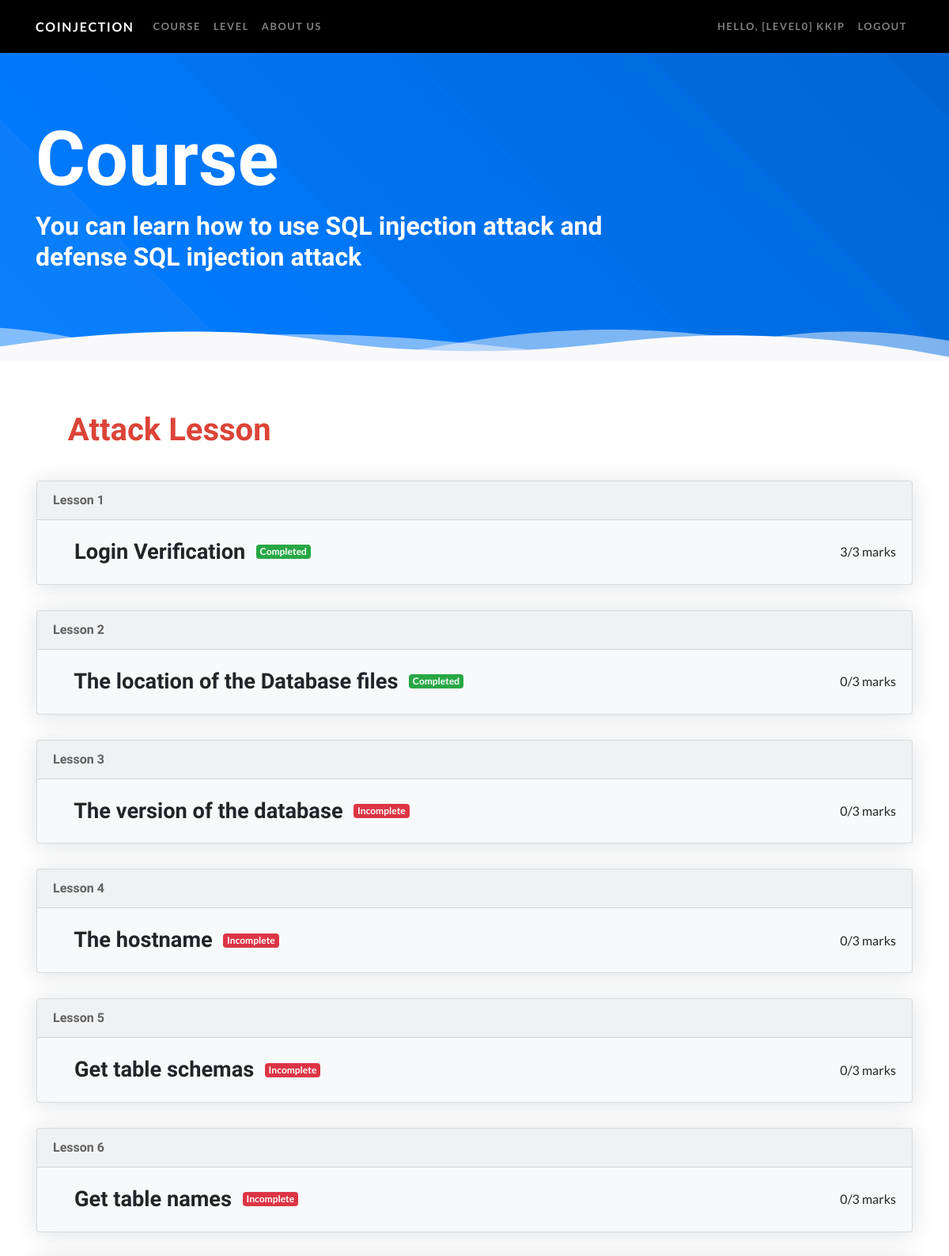
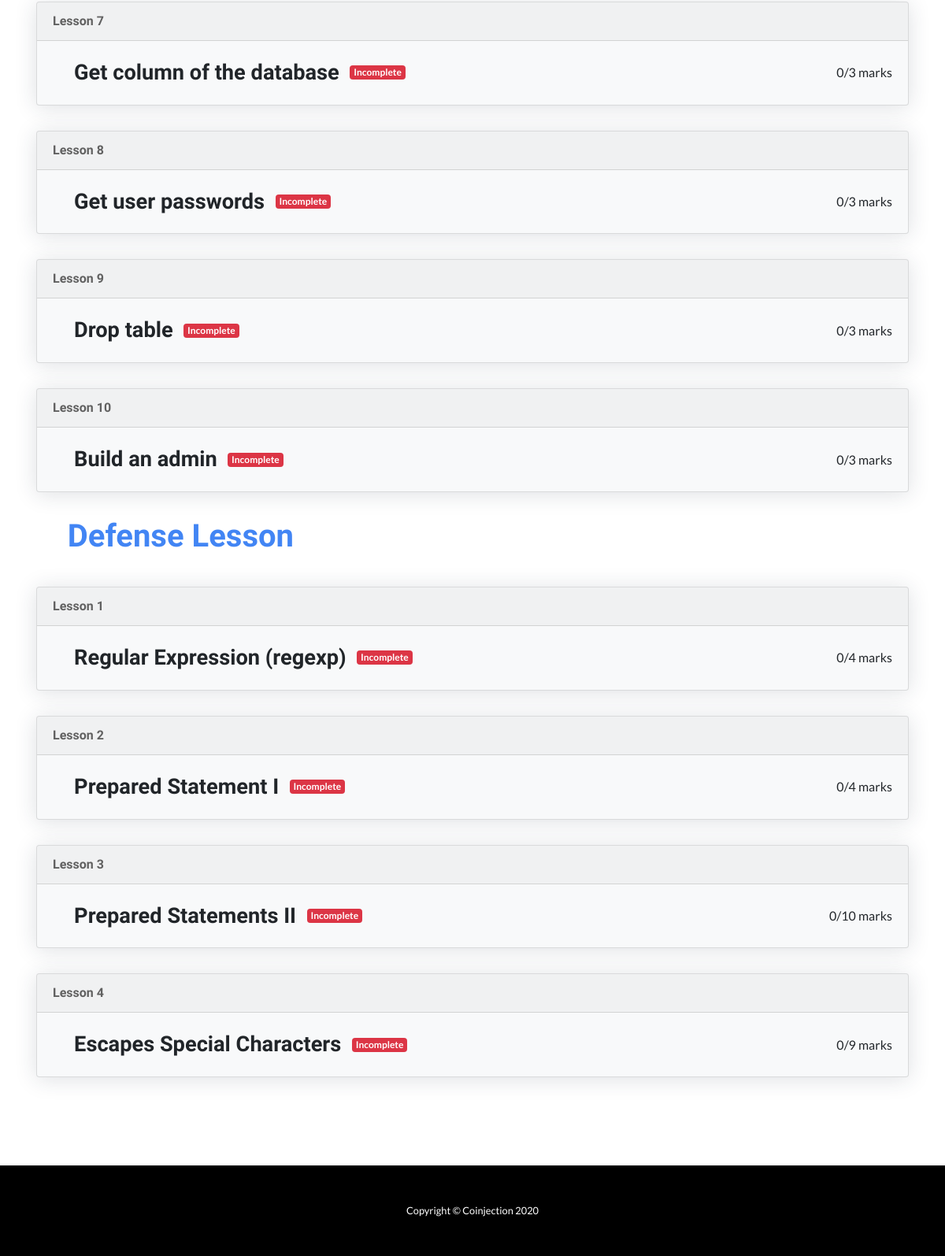
/superailgun.com/course.php (signed in), run on the app's committed database (2 pictures, top to bottom).
### tables this page shows
CREATE TABLE `attack` (
  `username` char(20) NOT NULL,
  `Lesson1` tinyint(1) NOT NULL DEFAULT '0',
  `Lesson1_mark` int(1) DEFAULT '0',
  `Lesson2` tinyint(1) NOT NULL DEFAULT '0',
  `Lesson2_mark` int(1) DEFAULT '0',
  `Lesson3` tinyint(1) NOT NULL DEFAULT '0',
  `Lesson3_mark` int(1) DEFAULT '0',
  `Lesson4` tinyint(1) NOT NULL DEFAULT '0',
  `Lesson4_mark` int(1) DEFAULT '0',
  `Lesson5` tinyint(1) NOT NULL DEFAULT '0',
  `Lesson5_mark` int(1) DEFAULT '0',
  `Lesson6` tinyint(1) NOT NULL DEFAULT '0',
  `Lesson6_mark` int(1) DEFAULT '0',
  `Lesson7` tinyint(1) NOT NULL DEFAULT '0',
  `Lesson7_mark` int(1) DEFAULT '0',
  `Lesson8` tinyint(1) NOT NULL DEFAULT '0',
  `Lesson8_mark` int(1) DEFAULT '0',
  `Lesson9` tinyint(1) NOT NULL DEFAULT '0',
  `Lesson9_mark` int(1) DEFAULT '0',
  `Lesson10` tinyint(1) NOT NULL DEFAULT '0',
  `Lesson10_mark` int(1) DEFAULT '0'
);

CREATE TABLE `defense` (
  `username` char(20) NOT NULL,
  `Lesson1` tinyint(1) NOT NULL DEFAULT '0',
  `Lesson1_mark` int(1) DEFAULT '0',
  `Lesson2` tinyint(1) NOT NULL DEFAULT '0',
  `Lesson2_mark` int(1) DEFAULT '0',
  `Lesson3` tinyint(1) NOT NULL DEFAULT '0',
  `Lesson3_mark` int(1) DEFAULT '0',
  `Lesson4` tinyint(1) NOT NULL DEFAULT '0',
  `Lesson4_mark` int(1) DEFAULT '0'
);

### superailgun.com/course.php (the view, shortened to what this page needs)
<!DOCTYPE html>
<html lang="en">
<head>
    <link href="vendor/bootstrap/css/bootstrap.min.css" rel="stylesheet">
    <link href="css/course.css" rel="stylesheet">
</head>
<body>
<nav class="navbar navbar-expand-lg navbar-dark navbar-custom " id="navbar">
    <div class="container">
        <a class="navbar-brand" href="index.php">Coinjection</a>
        <div class="collapse navbar-collapse" id="navbarResponsive">
            <ul class="navbar-nav mr-auto">
                <li class="nav-item">
                    <a class="nav-link" href="#">Course</a>
                </li>
                <li class="nav-item">
        <a class="nav-link" href="level.php">Level</a>
      </li>
                <li class="nav-item">
                    <a class="nav-link" href="aboutus.php">About us</a>
                </li>
            </ul>
            <ul class="navbar-nav ml-auto">
                <?php session_start();
                if(isset($_SESSION['username'])) {
                    $username1 = $_SESSION['username'];
                    include ("conn/connection.php");
                    $sql = "SELECT * FROM attack WHERE username='$username1' ";
                    $rs = mysqli_query($conn, $sql);
                    $rc = mysqli_fetch_assoc($rs);
                    $attackmarks=0;
                    for($x = 1; $x <= 10; $x++){
                        $attackmarks+=$rc['Lesson'.$x.'_mark'];
                    }
                    $sql = "SELECT * FROM defense WHERE username='$username1' ";
                    $rs = mysqli_query($conn, $sql);
                    $rc = mysqli_fetch_assoc($rs);
                    $defensemarks=0;
                    for($x = 1; $x <= 4; $x++){
                        $defensemarks+=$rc['Lesson'.$x.'_mark'];
                    }
                    $totalmarks= $attackmarks+$defensemarks;
                    $level=0;
                    if($totalmarks<57)
                    $level=5;
                    if($totalmarks<50)
                    $level=4;
                    if($totalmarks<40)
                    $level=3;
                    if($totalmarks<30)
                    $level=2;
                    if($totalmarks<20)
                    $level=1;
                    if($totalmarks<10)
                    $level=0;
                ?>
                    <li class="nav-item">
                        <a class="nav-link" href="level.php">Hello, <?php  echo '[Level'.$level.'] '; echo $_SESSION['username']; ?></a>
                    </li>
                    <li class="nav-item">
                        <a class="nav-link" href="logout.php">logout</a>
                    </li>
                    <?php
                }
                ?>
            </ul>
        </div>
    </div>
</nav>
<header class="masthead masthead-page mb-5">
    <div class="container">
        <div class="row align-items-center">
            <div class="col-lg-8 py-5">
                <h1 class="masthead-heading mb-2">Course</h1>
                <h4 class="masthead-subheading m-0">You can learn how to use SQL injection attack and defense SQL injection attack </h4>
            </div>
        </div>
    </div>
</header>
<section>
    <div class="container">
        <div class="row align-items-center">
            <div class="col-lg-12 p-3" id="attack">
                <h1>&nbsp &nbsp Attack Lesson</h1>
            </div>
        </div>
    </div>
</section>
<?php
include("conn/connection.php");
$attack = array("attack", "Login Verification", "The location of the Database files", "The version of the database", "The hostname", "Get table schemas", "Get table names"
, "Get column of the database", "Get user passwords", "Drop table", "Build an admin");
if(isset($_SESSION['username'])) {
    $username = $_SESSION['username'];
    $sql = "SELECT * FROM attack WHERE username='$username'";
    $rs = mysqli_query($conn, $sql);
    $rc = mysqli_fetch_assoc($rs);
}
for ($x = 1; $x <= 10; $x++) { ?>
<section>
    <div class="container">
        <div class="row align-items-center">
            <div class="col-lg-12 p-3">
                <div class="card bg-light lift custom-card" >
                    <div class="card-header lesson ">Lesson <?php echo $x ?></div>
                    <div class="card-body">
                        <div class="d-flex">
                            <div class="lessontitle">&nbsp &nbsp <?php echo $attack[$x] ?> &nbsp</div>
                            <?php if($rc['Lesson'.$x]==1){ ?>
                            <span class="badge badge-success align-self-center">Completed</span>
                            <?php }else{ ?>
                            <span class="badge badge-danger align-self-center">Incomplete</span>
                            <?php } ?>
                            <div class="marks ml-auto align-self-center "><?php echo $rc['Lesson'.$x.'_mark'] ?>/3 marks</div>
                        </div>
                    </div>
                </div>
            </div>
        </div>
    </div>
</section>
<?php
}
?>
<section>
    <div class="container">
        <div class="row align-items-center">
            <div class="col-lg-12 p-3" style="color:#4285F4;">
                <h1>&nbsp &nbsp Defense Lesson</h1>
            </div>
        </div>
    </div>
</section>
<?php
include("conn/connection.php");
$defense = array("defense", "Regular Expression (regexp)", "Prepared Statement I", "Prepared Statements II", "Escapes Special Characters");
$defensemarks = array("defensemarks", 4, 4, 10, 9);
if(isset($_SESSION['username'])) {
    $username = $_SESSION['username'];
    $sql = "SELECT * FROM defense WHERE username='$username'";
    $rs = mysqli_query($conn, $sql);
    $rc = mysqli_fetch_assoc($rs);
}
for ($x = 1; $x <= 4; $x++) { ?>
    <section>
        <div class="container">
            <div class="row align-items-center">
                <div class="col-lg-12 p-3">
                    <div class="card bg-light lift custom-card" >
                        <div class="card-header lesson ">Lesson <?php echo $x ?></div>
                        <div class="card-body">
                            <div class="d-flex">
                                <div class="lessontitle">&nbsp &nbsp <?php echo $defense[$x] ?> &nbsp</div>
                                <?php if($rc['Lesson'.$x]==1){ ?>
                                    <span class="badge badge-success align-self-center">Completed</span>
                                <?php }else{ ?>
                                    <span class="badge badge-danger align-self-center">Incomplete</span>
                                <?php } ?>
                                <div class="marks ml-auto align-self-center "><?php echo $rc['Lesson'.$x.'_mark'] ?>/<?php echo $defensemarks[$x] ?> marks</div>
                            </div>
                        </div>
                    </div>
                </div>
            </div>
        </div>
    </section>
    <?php
}
?>
<div class="py-5"">
</div>
<footer class="py-5 bg-black">
    <div class="container">
        <p class="m-0 text-center text-white small">Copyright &copy; Coinjection 2020</p>
    </div>
</footer>
</body>
</html>

### superailgun.com/css/course.css (style rules this page uses)
body { font-family: 'Lato'; }
h1, h2, h3, h4, h5, h6 { font-family: 'Catamaran'; font-weight: 800 !important; }
.bg-black { background-color: #000 !important; }
.navbar-custom { padding-top: 1rem; padding-bottom: 1rem; background-color: rgba(0, 0, 0, 1); }
.navbar-custom .navbar-brand { text-transform: uppercase; font-size: 1rem; letter-spacing: 0.1rem; font-weight: 700; }
.navbar-custom .navbar-nav .nav-item .nav-link { text-transform: uppercase; font-size: 0.8rem; font-weight: 700; letter-spacing: 0.1rem; }
.masthead { padding:3rem 0 7rem; position:relative; background-color:#007bff; background-image:url(../img/overlay.svg),linear-gradient(45deg,#007bff 0%,#006fe6 100%); background-size:cover; z-index:0; }
.masthead svg.wave { position:absolute; bottom:-1px; left:0 }
.masthead-page { padding:6rem 0 4rem; color: #fff; }
.masthead-heading { font-size:6rem }
.masthead-subheading { font-size:2rem }
.lessontitle { font-family: 'Catamaran' ; font-size: 1.7em; font-weight: 800; }
.lesson { font-family: 'Oxanium' ; font-weight: 800; color: #616161; }
#navbar { position: fixed; top: 0; right: 0; left: 0; z-index: 1030; transition: top 0.3s; }
.lift { box-shadow: 0 0.15rem 1.75rem 0 rgba(31, 45, 65, 0.15); -webkit-transition: box-shadow 0.15s ease-in-out, -webkit-transform 0.15s ease-in-out; transition: box-shadow 0.15s ease-in-out, -webkit-transform 0.15s ease-in-out; transition: transform 0.15s ease-in-out, box-shadow 0.15s ease-in-out; transition: transform 0.15s ease-in-out, box-shadow 0.15s ease-in-out, -webkit-transform 0.15s ease-in-out; }
#attack { color:#DB4437 ; }

### data on the page
attack: Lesson1_mark "3", Lesson2_mark "0", Lesson3_mark "0", Lesson4_mark "0", Lesson5_mark "0", Lesson6_mark "0", Lesson7_mark "0", Lesson8_mark "0", Lesson9_mark "0", Lesson10_mark "0"
defense: Lesson1_mark "0", Lesson2_mark "0", Lesson3_mark "0", Lesson4_mark "0"

### other printed values
$level "0"
$_SESSION['username'] "KKIP"
$attack[$x] "Login Verification"
$attack[$x] "The location of the Database files"
$attack[$x] "The version of the database"
$attack[$x] "The hostname"
$attack[$x] "Get table schemas"
$attack[$x] "Get table names"
$attack[$x] "Get column of the database"
$attack[$x] "Get user passwords"
$attack[$x] "Drop table"
$attack[$x] "Build an admin"
$defense[$x] "Regular Expression (regexp)"
$defensemarks[$x] "4"
$defense[$x] "Prepared Statement I"
